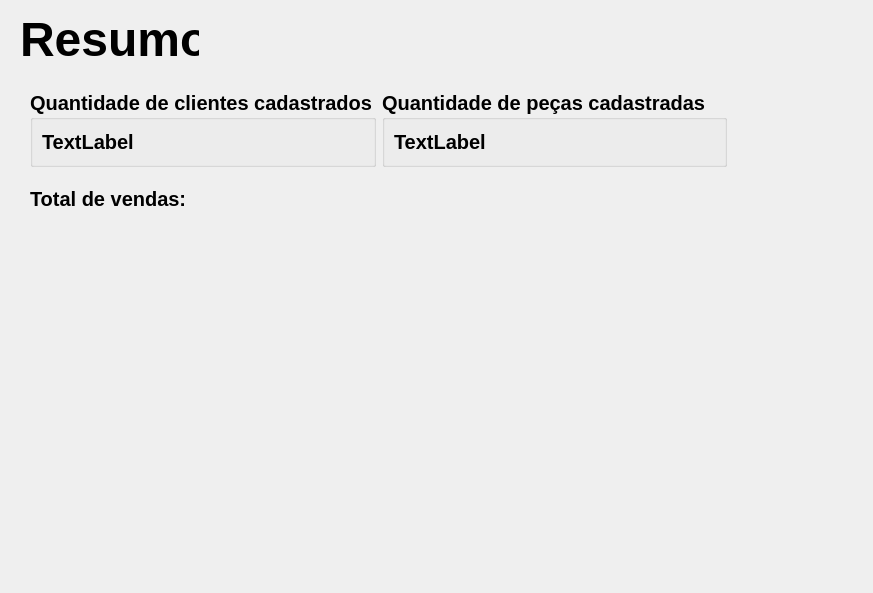
<?xml version="1.0" encoding="UTF-8"?>
<ui version="4.0">
 <class>Form</class>
 <widget class="QWidget" name="Form">
  <property name="geometry">
   <rect>
    <x>0</x>
    <y>0</y>
    <width>873</width>
    <height>593</height>
   </rect>
  </property>
  <property name="font">
   <font>
    <pointsize>15</pointsize>
    <bold>true</bold>
   </font>
  </property>
  <property name="windowTitle">
   <string>Form</string>
  </property>
  <widget class="QLabel" name="label">
   <property name="geometry">
    <rect>
     <x>20</x>
     <y>10</y>
     <width>179</width>
     <height>58</height>
    </rect>
   </property>
   <property name="font">
    <font>
     <pointsize>36</pointsize>
     <bold>true</bold>
    </font>
   </property>
   <property name="text">
    <string>Resumo</string>
   </property>
  </widget>
  <widget class="QLabel" name="label_2">
   <property name="geometry">
    <rect>
     <x>30</x>
     <y>190</y>
     <width>251</width>
     <height>18</height>
    </rect>
   </property>
   <property name="text">
    <string>Total de vendas:</string>
   </property>
  </widget>
  <widget class="QWidget" name="">
   <property name="geometry">
    <rect>
     <x>30</x>
     <y>90</y>
     <width>697</width>
     <height>77</height>
    </rect>
   </property>
   <layout class="QHBoxLayout" name="horizontalLayout">
    <item>
     <widget class="QGroupBox" name="groupBox">
      <property name="title">
       <string>Quantidade de clientes cadastrados</string>
      </property>
      <layout class="QHBoxLayout" name="horizontalLayout_2">
       <item>
        <widget class="QLabel" name="qtd_clientes">
         <property name="text">
          <string>TextLabel</string>
         </property>
        </widget>
       </item>
      </layout>
     </widget>
    </item>
    <item>
     <widget class="QGroupBox" name="groupBox_2">
      <property name="title">
       <string>Quantidade de peças cadastradas</string>
      </property>
      <layout class="QHBoxLayout" name="horizontalLayout_3">
       <item>
        <widget class="QLabel" name="qtd_pecas">
         <property name="text">
          <string>TextLabel</string>
         </property>
        </widget>
       </item>
      </layout>
     </widget>
    </item>
   </layout>
  </widget>
 </widget>
 <resources/>
 <connections/>
</ui>
